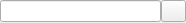
<?xml version="1.0" encoding="UTF-8"?>
<ui version="4.0">
 <class>PositionEdit</class>
 <widget class="QWidget" name="PositionEdit">
  <property name="geometry">
   <rect>
    <x>0</x>
    <y>0</y>
    <width>186</width>
    <height>23</height>
   </rect>
  </property>
  <property name="windowTitle">
   <string>Form</string>
  </property>
  <layout class="QHBoxLayout" name="horizontalLayout">
   <property name="spacing">
    <number>0</number>
   </property>
   <property name="margin">
    <number>0</number>
   </property>
   <item>
    <widget class="ActionTools::CodeLineEdit" name="position"/>
   </item>
   <item>
    <widget class="ActionTools::ChoosePositionPushButton" name="choose">
     <property name="maximumSize">
      <size>
       <width>25</width>
       <height>16777215</height>
      </size>
     </property>
     <property name="text">
      <string/>
     </property>
    </widget>
   </item>
  </layout>
 </widget>
 <customwidgets>
  <customwidget>
   <class>ActionTools::ChoosePositionPushButton</class>
   <extends>QPushButton</extends>
   <header>choosepositionpushbutton.h</header>
  </customwidget>
  <customwidget>
   <class>ActionTools::CodeLineEdit</class>
   <extends>QLineEdit</extends>
   <header>codelineedit.h</header>
  </customwidget>
 </customwidgets>
 <resources/>
 <connections/>
</ui>
